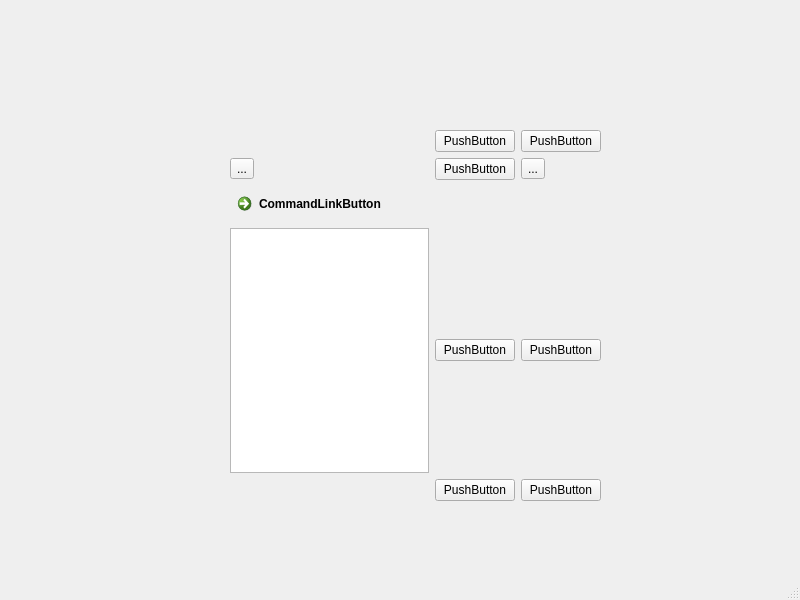
<?xml version="1.0" encoding="UTF-8"?>
<ui version="4.0">
 <class>MainWindow</class>
 <widget class="QMainWindow" name="MainWindow">
  <property name="geometry">
   <rect>
    <x>0</x>
    <y>0</y>
    <width>800</width>
    <height>600</height>
   </rect>
  </property>
  <property name="windowTitle">
   <string>MainWindow</string>
  </property>
  <widget class="QWidget" name="centralwidget">
   <widget class="QWidget" name="gridLayoutWidget">
    <property name="geometry">
     <rect>
      <x>230</x>
      <y>130</y>
      <width>371</width>
      <height>371</height>
     </rect>
    </property>
    <layout class="QGridLayout" name="gridLayout">
     <item row="0" column="0">
      <spacer name="horizontalSpacer">
       <property name="orientation">
        <enum>Qt::Horizontal</enum>
       </property>
       <property name="sizeHint" stdset="0">
        <size>
         <width>40</width>
         <height>20</height>
        </size>
       </property>
      </spacer>
     </item>
     <item row="1" column="0">
      <widget class="QToolButton" name="toolButton_2">
       <property name="text">
        <string>...</string>
       </property>
      </widget>
     </item>
     <item row="0" column="2">
      <widget class="QPushButton" name="pushButton_5">
       <property name="text">
        <string>PushButton</string>
       </property>
      </widget>
     </item>
     <item row="3" column="1">
      <widget class="QPushButton" name="pushButton_3">
       <property name="text">
        <string>PushButton</string>
       </property>
      </widget>
     </item>
     <item row="0" column="1">
      <widget class="QPushButton" name="pushButton_4">
       <property name="text">
        <string>PushButton</string>
       </property>
      </widget>
     </item>
     <item row="4" column="1">
      <widget class="QPushButton" name="pushButton_2">
       <property name="text">
        <string>PushButton</string>
       </property>
      </widget>
     </item>
     <item row="3" column="2">
      <widget class="QPushButton" name="pushButton_6">
       <property name="text">
        <string>PushButton</string>
       </property>
      </widget>
     </item>
     <item row="1" column="2">
      <widget class="QToolButton" name="toolButton">
       <property name="text">
        <string>...</string>
       </property>
      </widget>
     </item>
     <item row="1" column="1">
      <widget class="QPushButton" name="pushButton">
       <property name="text">
        <string>PushButton</string>
       </property>
      </widget>
     </item>
     <item row="4" column="2">
      <widget class="QPushButton" name="pushButton_7">
       <property name="text">
        <string>PushButton</string>
       </property>
      </widget>
     </item>
     <item row="2" column="0">
      <widget class="QCommandLinkButton" name="commandLinkButton">
       <property name="text">
        <string>CommandLinkButton</string>
       </property>
      </widget>
     </item>
     <item row="3" column="0">
      <widget class="QListView" name="listView"/>
     </item>
    </layout>
   </widget>
  </widget>
  <widget class="QMenuBar" name="menubar">
   <property name="geometry">
    <rect>
     <x>0</x>
     <y>0</y>
     <width>800</width>
     <height>19</height>
    </rect>
   </property>
  </widget>
  <widget class="QStatusBar" name="statusbar"/>
 </widget>
 <resources/>
 <connections/>
</ui>
